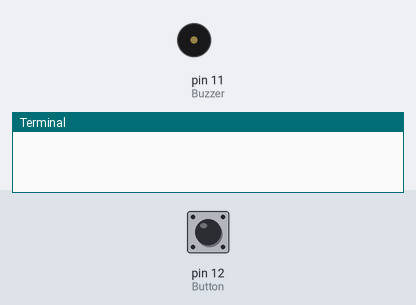
The program below on a simulated Raspberry Pi (header pin numbers). Shown: buzzer (waves = sounding), the last lines printed to the terminal. The inputs (shaded band) are chosen by the test bench; at power-on: pin 12 (Button) HIGH.

Above: at 1.2 s.
1.3 s: pin 12 (Button) pulled LOW for 0.15 s
At 2.1 s:
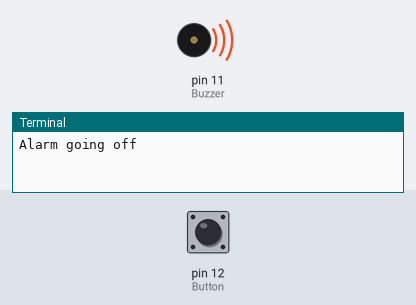
4.1 s: pin 12 (Button) pulled LOW for 3.2 s
At 8.5 s:
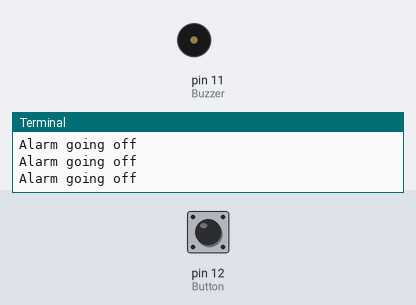
Timing chart, 0 to 10.0 s (numbered marks = the images above; inputs shaded):
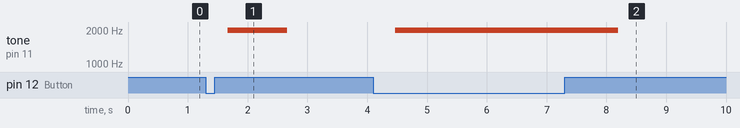

The program:

Task_6_2.py
```python
import os
import sys
import time
import RPi.GPIO as GPIO
import math

Buzzer = 11
Button = 12

global p
GPIO.setmode(GPIO.BOARD)
GPIO.setwarnings(False)
GPIO.setup(Button, GPIO.IN, pull_up_down = GPIO.PUD_UP)
GPIO.setup(Buzzer, GPIO.OUT)
p = GPIO.PWM(Buzzer, 1)
p.start(0)

def alarm():
    p.start(50)
    for x in range(0, 361):
        sinVal = math.sin(x * (math.pi / 180.0))
        toneVal = 2000 + sinVal * 500
        p.ChangeFrequency(toneVal)
        time.sleep(0.001)

def stopAlarm():
    p.stop()

try:
    while True:
        if GPIO.input(Button) == GPIO.LOW:
            alarm()
            print("Alarm going off")
            time.sleep(1)


        else:
            stopAlarm()

except KeyboardInterrupt:
    GPIO.cleanup()
```

Measured:
- after the input at 1.3 s, tone on pin 11 (Buzzer): silent → 1999 Hz after 0.37 s, → silent 1.0 s later
- after the input at 4.1 s, tone on pin 11 (Buzzer): silent → 1999 Hz after 0.37 s, → silent 3.7 s later
